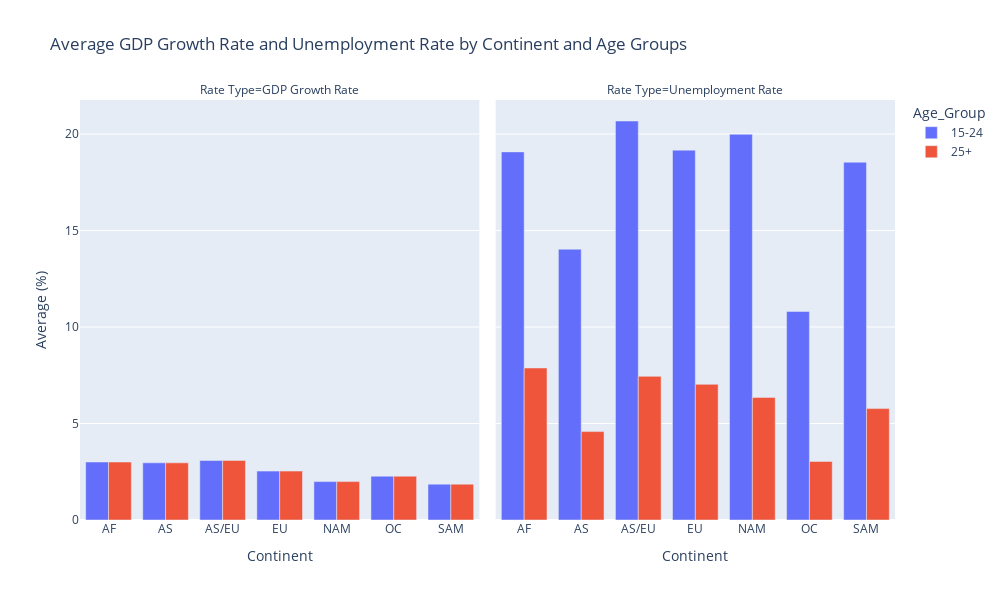

Notebook code cell kept with this figure:
### Markdown cell above
### Step 7: Continent-Level Analysis --- Bar Plots 
##### This step allows us to examine trends across each continents

### Code cell
# Group data by Continent, Age_Group, and Age_Categories
continent_age = reshaped_df.groupby(['Continent', 'Age_Group', 'Age_Categories'])[['GDP Growth Rate', 'Unemployment Rate']].mean().reset_index()

# Display aggregated data
print("Aggregated Data by Continent, Age_Group, and Age_Categories:")
display(continent_age)

# Create bar plot for comparison
fig = px.bar(
    continent_age,
    x = 'Continent',
    y = ['GDP Growth Rate', 'Unemployment Rate'],
    color = 'Age_Group',
    barmode = 'group',
    title = 'Average GDP Growth Rate and Unemployment Rate by Continent and Age Groups',
    labels = {'value': 'Average (%)', 'variable': 'Rate Type'},
     facet_col = 'variable', 
    height = 600,
    width = 1000
)

fig.show()


# GDP Growth Rate:
# - GDP Growth Rates are consistent across continents for both Youth and Adults, with no significant regional variation.

# Unemployment Rate:
# - Youth unemployment is significantly higher than adults across all continents.
# - Oceania reports the lowest unemployment rates for both age groups.

### Figure 1 — Plotly figure (JSON) as saved in the notebook; plotly's stock layout.template omitted (floating-point values rounded to 4 significant figures)
{"data": [{"alignmentgroup": "True", "hovertemplate": "Age_Group=15-24<br>Rate Type=GDP Growth Rate<br>Continent=%{x}<br>Average (%)=%{y}<extra></extra>", "legendgroup": "15-24", "marker": {"color": "#636efa", "pattern": {"shape": ""}}, "name": "15-24", "offsetgroup": "15-24", "orientation": "v", "showlegend": true, "textposition": "auto", "type": "bar", "x": ["AF", "AS", "AS/EU", "EU", "NAM", "OC", "SAM"], "xaxis": "x", "y": [3.005, 2.962, 3.085, 2.534, 1.99, 2.27, 1.857], "yaxis": "y"}, {"alignmentgroup": "True", "hovertemplate": "Age_Group=15-24<br>Rate Type=Unemployment Rate<br>Continent=%{x}<br>Average (%)=%{y}<extra></extra>", "legendgroup": "15-24", "marker": {"color": "#636efa", "pattern": {"shape": ""}}, "name": "15-24", "offsetgroup": "15-24", "orientation": "v", "showlegend": false, "textposition": "auto", "type": "bar", "x": ["AF", "AS", "AS/EU", "EU", "NAM", "OC", "SAM"], "xaxis": "x2", "y": [19.08, 14.03, 20.68, 19.16, 19.99, 10.81, 18.54], "yaxis": "y2"}, {"alignmentgroup": "True", "hovertemplate": "Age_Group=25+<br>Rate Type=GDP Growth Rate<br>Continent=%{x}<br>Average (%)=%{y}<extra></extra>", "legendgroup": "25+", "marker": {"color": "#EF553B", "pattern": {"shape": ""}}, "name": "25+", "offsetgroup": "25+", "orientation": "v", "showlegend": true, "textposition": "auto", "type": "bar", "x": ["AF", "AS", "AS/EU", "EU", "NAM", "OC", "SAM"], "xaxis": "x", "y": [3.005, 2.962, 3.085, 2.534, 1.99, 2.27, 1.857], "yaxis": "y"}, {"alignmentgroup": "True", "hovertemplate": "Age_Group=25+<br>Rate Type=Unemployment Rate<br>Continent=%{x}<br>Average (%)=%{y}<extra></extra>", "legendgroup": "25+", "marker": {"color": "#EF553B", "pattern": {"shape": ""}}, "name": "25+", "offsetgroup": "25+", "orientation": "v", "showlegend": false, "textposition": "auto", "type": "bar", "x": ["AF", "AS", "AS/EU", "EU", "NAM", "OC", "SAM"], "xaxis": "x2", "y": [7.878, 4.582, 7.444, 7.03, 6.353, 3.036, 5.773], "yaxis": "y2"}], "layout": {"annotations": [{"font": {}, "showarrow": false, "text": "Rate Type=GDP Growth Rate", "x": 0.245, "xanchor": "center", "xref": "paper", "y": 1, "yanchor": "bottom", "yref": "paper"}, {"font": {}, "showarrow": false, "text": "Rate Type=Unemployment Rate", "x": 0.755, "xanchor": "center", "xref": "paper", "y": 1, "yanchor": "bottom", "yref": "paper"}], "barmode": "group", "height": 600, "legend": {"title": {"text": "Age_Group"}, "tracegroupgap": 0}, "title": {"text": "Average GDP Growth Rate and Unemployment Rate by Continent and Age Groups"}, "width": 1000, "xaxis": {"anchor": "y", "domain": [0, 0.49], "title": {"text": "Continent"}}, "xaxis2": {"anchor": "y2", "domain": [0.51, 1], "matches": "x", "title": {"text": "Continent"}}, "yaxis": {"anchor": "x", "domain": [0, 1], "title": {"text": "Average (%)"}}, "yaxis2": {"anchor": "x2", "domain": [0, 1], "matches": "y", "showticklabels": false}}}
